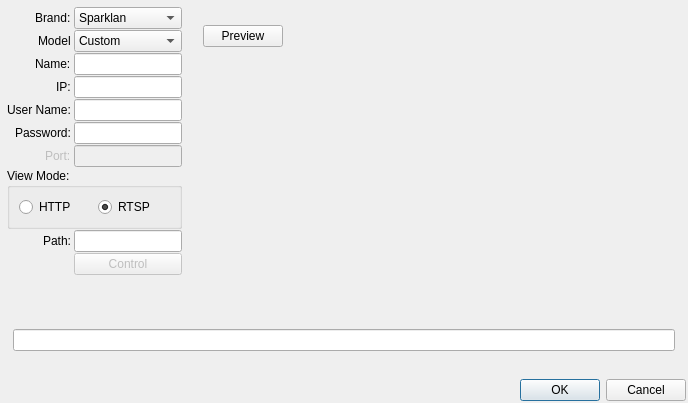
<?xml version="1.0" encoding="UTF-8"?>
<ui version="4.0">
 <class>EditCamera</class>
 <widget class="QDialog" name="EditCamera">
  <property name="geometry">
   <rect>
    <x>0</x>
    <y>0</y>
    <width>688</width>
    <height>403</height>
   </rect>
  </property>
  <property name="windowTitle">
   <string>Dialog</string>
  </property>
  <layout class="QVBoxLayout" name="verticalLayout">
   <property name="leftMargin">
    <number>2</number>
   </property>
   <property name="topMargin">
    <number>2</number>
   </property>
   <property name="rightMargin">
    <number>2</number>
   </property>
   <property name="bottomMargin">
    <number>2</number>
   </property>
   <item>
    <widget class="QWidget" name="widget" native="true">
     <layout class="QGridLayout" name="gridLayout" columnstretch="0,1">
      <property name="leftMargin">
       <number>2</number>
      </property>
      <property name="topMargin">
       <number>2</number>
      </property>
      <property name="rightMargin">
       <number>2</number>
      </property>
      <property name="bottomMargin">
       <number>2</number>
      </property>
      <item row="0" column="0">
       <widget class="QWidget" name="widget_3" native="true">
        <property name="layoutDirection">
         <enum>Qt::LeftToRight</enum>
        </property>
        <property name="autoFillBackground">
         <bool>false</bool>
        </property>
        <layout class="QFormLayout" name="formLayout">
         <property name="labelAlignment">
          <set>Qt::AlignRight|Qt::AlignTrailing|Qt::AlignVCenter</set>
         </property>
         <property name="horizontalSpacing">
          <number>3</number>
         </property>
         <property name="verticalSpacing">
          <number>1</number>
         </property>
         <property name="leftMargin">
          <number>3</number>
         </property>
         <property name="topMargin">
          <number>3</number>
         </property>
         <property name="rightMargin">
          <number>3</number>
         </property>
         <property name="bottomMargin">
          <number>3</number>
         </property>
         <item row="0" column="0">
          <widget class="QLabel" name="lbBrand">
           <property name="text">
            <string>Brand:</string>
           </property>
          </widget>
         </item>
         <item row="0" column="1">
          <widget class="QComboBox" name="cbBrand">
           <item>
            <property name="text">
             <string>Sparklan</string>
            </property>
           </item>
           <item>
            <property name="text">
             <string>TRENDnet</string>
            </property>
           </item>
           <item>
            <property name="text">
             <string>Custom</string>
            </property>
           </item>
          </widget>
         </item>
         <item row="2" column="0">
          <widget class="QLabel" name="lbModel">
           <property name="text">
            <string>Model</string>
           </property>
          </widget>
         </item>
         <item row="2" column="1">
          <widget class="QComboBox" name="cbModel">
           <item>
            <property name="text">
             <string>Custom</string>
            </property>
           </item>
          </widget>
         </item>
         <item row="5" column="0">
          <widget class="QLabel" name="lbName">
           <property name="text">
            <string>Name:</string>
           </property>
          </widget>
         </item>
         <item row="5" column="1">
          <widget class="QLineEdit" name="leName"/>
         </item>
         <item row="7" column="0">
          <widget class="QLabel" name="lbIP">
           <property name="sizePolicy">
            <sizepolicy hsizetype="Expanding" vsizetype="Preferred">
             <horstretch>0</horstretch>
             <verstretch>0</verstretch>
            </sizepolicy>
           </property>
           <property name="text">
            <string>IP:</string>
           </property>
           <property name="alignment">
            <set>Qt::AlignLeading|Qt::AlignLeft|Qt::AlignVCenter</set>
           </property>
          </widget>
         </item>
         <item row="7" column="1">
          <widget class="QLineEdit" name="leIP"/>
         </item>
         <item row="11" column="0">
          <widget class="QLabel" name="lbPort">
           <property name="enabled">
            <bool>false</bool>
           </property>
           <property name="text">
            <string>Port:</string>
           </property>
          </widget>
         </item>
         <item row="11" column="1">
          <widget class="QLineEdit" name="lePort">
           <property name="enabled">
            <bool>false</bool>
           </property>
          </widget>
         </item>
         <item row="13" column="0" colspan="2">
          <widget class="QGroupBox" name="gbViewMode">
           <property name="title">
            <string>View Mode:</string>
           </property>
           <layout class="QHBoxLayout" name="horizontalLayout">
            <item>
             <widget class="QRadioButton" name="rbHTTP">
              <property name="toolTip">
               <string>View by browser with http://</string>
              </property>
              <property name="text">
               <string>HTTP</string>
              </property>
             </widget>
            </item>
            <item>
             <widget class="QRadioButton" name="rbRTSP">
              <property name="toolTip">
               <string>View by VLC with rtsp://</string>
              </property>
              <property name="text">
               <string>RTSP</string>
              </property>
              <property name="checked">
               <bool>true</bool>
              </property>
             </widget>
            </item>
           </layout>
          </widget>
         </item>
         <item row="14" column="0">
          <widget class="QLabel" name="lbPath">
           <property name="text">
            <string>Path:</string>
           </property>
          </widget>
         </item>
         <item row="14" column="1">
          <widget class="QLineEdit" name="lePath"/>
         </item>
         <item row="9" column="0">
          <widget class="QLabel" name="lbUser">
           <property name="text">
            <string>User Name:</string>
           </property>
          </widget>
         </item>
         <item row="10" column="0">
          <widget class="QLabel" name="lbPassword">
           <property name="text">
            <string>Password:</string>
           </property>
          </widget>
         </item>
         <item row="9" column="1">
          <widget class="QLineEdit" name="leUserName"/>
         </item>
         <item row="10" column="1">
          <widget class="QLineEdit" name="lePassword"/>
         </item>
         <item row="15" column="1">
          <widget class="QPushButton" name="pbControlSetting">
           <property name="enabled">
            <bool>false</bool>
           </property>
           <property name="text">
            <string>Control</string>
           </property>
          </widget>
         </item>
        </layout>
       </widget>
      </item>
      <item row="0" column="1">
       <widget class="QWidget" name="widget_2" native="true">
        <property name="minimumSize">
         <size>
          <width>300</width>
          <height>300</height>
         </size>
        </property>
        <layout class="QVBoxLayout" name="verticalLayout_2">
         <item>
          <widget class="QWidget" name="widget_5" native="true">
           <layout class="QHBoxLayout" name="horizontalLayout_2">
            <property name="spacing">
             <number>3</number>
            </property>
            <property name="leftMargin">
             <number>3</number>
            </property>
            <property name="topMargin">
             <number>3</number>
            </property>
            <property name="rightMargin">
             <number>3</number>
            </property>
            <property name="bottomMargin">
             <number>3</number>
            </property>
            <item>
             <widget class="QPushButton" name="pbPreview">
              <property name="text">
               <string>Preview</string>
              </property>
             </widget>
            </item>
            <item>
             <spacer name="horizontalSpacer">
              <property name="orientation">
               <enum>Qt::Horizontal</enum>
              </property>
              <property name="sizeHint" stdset="0">
               <size>
                <width>40</width>
                <height>20</height>
               </size>
              </property>
             </spacer>
            </item>
           </layout>
          </widget>
         </item>
         <item>
          <widget class="QWidget" name="Preview" native="true">
           <property name="minimumSize">
            <size>
             <width>230</width>
             <height>230</height>
            </size>
           </property>
          </widget>
         </item>
        </layout>
       </widget>
      </item>
      <item row="1" column="0" colspan="2">
       <widget class="QWidget" name="widget_4" native="true">
        <layout class="QVBoxLayout" name="verticalLayout_3">
         <item>
          <widget class="QLineEdit" name="lineEdit_3"/>
         </item>
        </layout>
       </widget>
      </item>
     </layout>
    </widget>
   </item>
   <item>
    <widget class="QDialogButtonBox" name="buttonBox">
     <property name="orientation">
      <enum>Qt::Horizontal</enum>
     </property>
     <property name="standardButtons">
      <set>QDialogButtonBox::Cancel|QDialogButtonBox::Ok</set>
     </property>
    </widget>
   </item>
  </layout>
 </widget>
 <resources/>
 <connections>
  <connection>
   <sender>buttonBox</sender>
   <signal>accepted()</signal>
   <receiver>EditCamera</receiver>
   <slot>accept()</slot>
   <hints>
    <hint type="sourcelabel">
     <x>248</x>
     <y>254</y>
    </hint>
    <hint type="destinationlabel">
     <x>157</x>
     <y>274</y>
    </hint>
   </hints>
  </connection>
  <connection>
   <sender>buttonBox</sender>
   <signal>rejected()</signal>
   <receiver>EditCamera</receiver>
   <slot>reject()</slot>
   <hints>
    <hint type="sourcelabel">
     <x>316</x>
     <y>260</y>
    </hint>
    <hint type="destinationlabel">
     <x>286</x>
     <y>274</y>
    </hint>
   </hints>
  </connection>
 </connections>
</ui>
